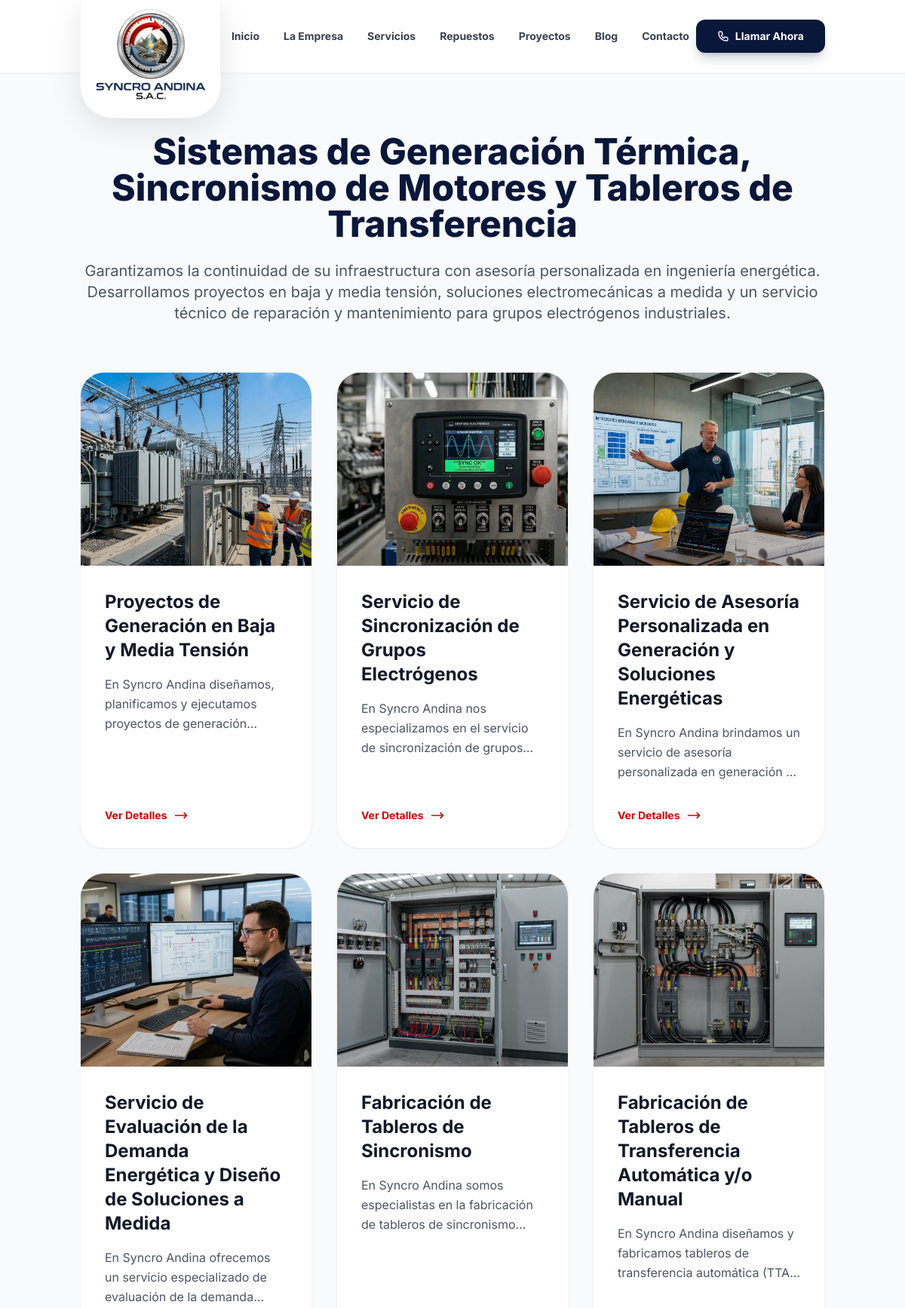
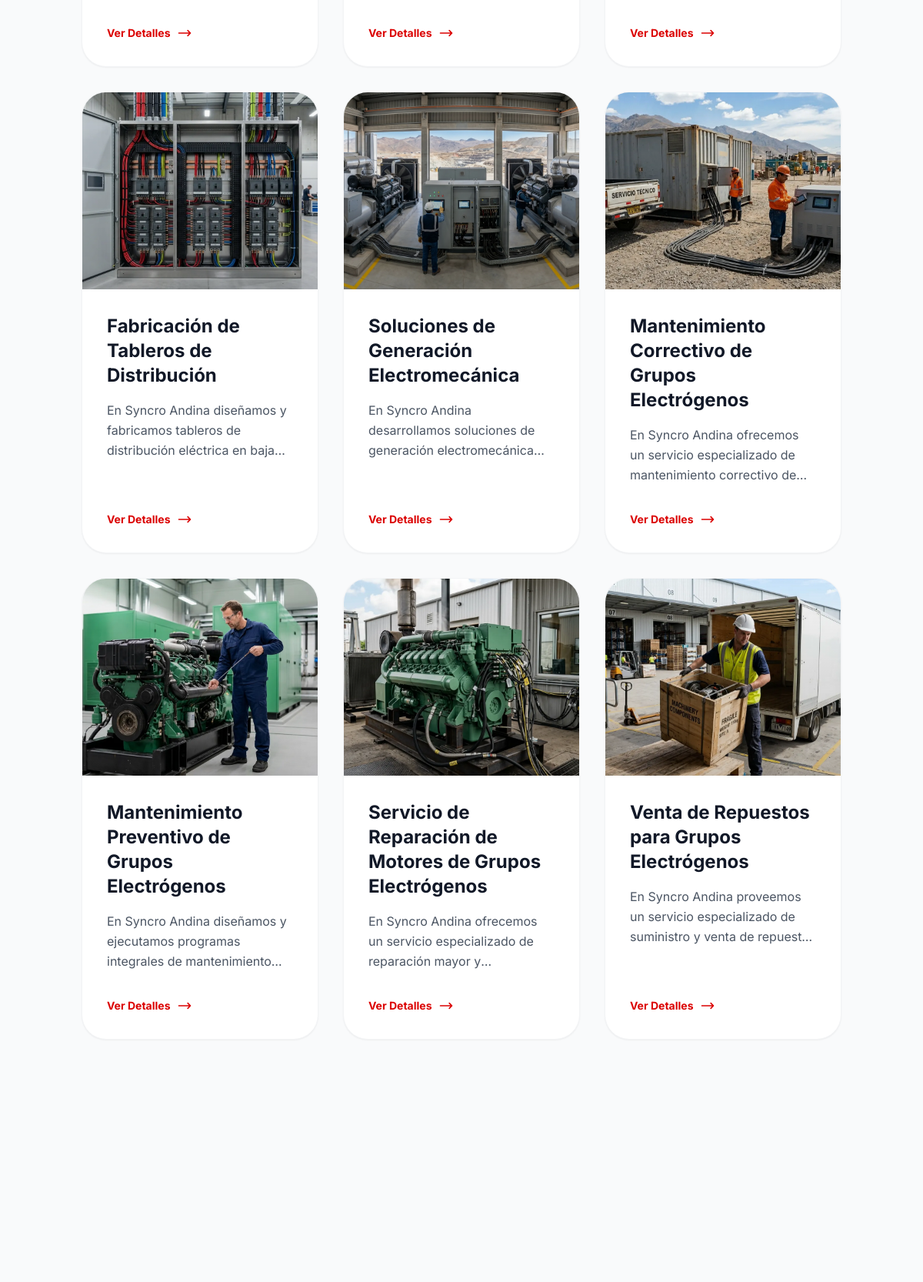
Screenshot of /servicios (upper part) with the database file from the repository (2 pictures, top to bottom).
### tables this page shows
CREATE TABLE `settings` (
  `id` int NOT NULL AUTO_INCREMENT,
  `setting_key` varchar(100) NOT NULL,
  `setting_value` text,
  `created_at` timestamp NULL DEFAULT CURRENT_TIMESTAMP,
  `updated_at` timestamp NULL DEFAULT CURRENT_TIMESTAMP ON UPDATE CURRENT_TIMESTAMP,
  PRIMARY KEY (`id`),
  UNIQUE KEY `setting_key` (`setting_key`)
);

CREATE TABLE `menu_links` (
  `id` int NOT NULL AUTO_INCREMENT,
  `title` varchar(100) NOT NULL,
  `url` varchar(255) NOT NULL,
  `order_index` int DEFAULT '0',
  `is_active` tinyint(1) DEFAULT '1',
  `created_at` timestamp NULL DEFAULT CURRENT_TIMESTAMP,
  `updated_at` timestamp NULL DEFAULT CURRENT_TIMESTAMP ON UPDATE CURRENT_TIMESTAMP,
  `parent_id` int DEFAULT NULL,
  PRIMARY KEY (`id`),
  KEY `fk_menu_parent` (`parent_id`),
  CONSTRAINT `fk_menu_parent` FOREIGN KEY (`parent_id`) REFERENCES `menu_links` (`id`) ON DELETE CASCADE
);

CREATE TABLE `services_pages` (
  `id` int NOT NULL AUTO_INCREMENT,
  `template_id` int DEFAULT NULL,
  `title` varchar(255) NOT NULL,
  `slug` varchar(255) NOT NULL,
  `content` text,
  `icon` varchar(100) DEFAULT NULL,
  `image` varchar(255) DEFAULT NULL,
  `image_alt` varchar(255) DEFAULT NULL,
  `is_active` tinyint(1) DEFAULT '1',
  `created_at` timestamp NULL DEFAULT CURRENT_TIMESTAMP,
  `updated_at` timestamp NULL DEFAULT CURRENT_TIMESTAMP ON UPDATE CURRENT_TIMESTAMP,
  `deleted_at` timestamp NULL DEFAULT NULL,
  `sort_order` int DEFAULT '0',
  `heading_description` varchar(255) DEFAULT 'Descripción',
  `heading_details` varchar(255) DEFAULT 'Detalles del servicio',
  `heading_gallery` varchar(255) DEFAULT 'Trabajos Realizados',
  `heading_cta` varchar(255) DEFAULT '¿Interesado en este Servicio?',
  `cta_description` varchar(1000) DEFAULT 'Nuestro equipo de especialistas está listo para diseñar una cotización personalizada adaptada a los requerimientos de tu proyecto.',
  `seo_title` varchar(255) DEFAULT NULL,
  `seo_description` varchar(1000) DEFAULT NULL,
  `seo_keywords` varchar(1000) DEFAULT NULL,
  PRIMARY KEY (`id`),
  UNIQUE KEY `slug` (`slug`),
  KEY `template_id` (`template_id`),
  CONSTRAINT `services_pages_ibfk_1` FOREIGN KEY (`template_id`) REFERENCES `services_templates` (`id`) ON DELETE SET NULL
);

### app/Controllers/PageController.php (called while the page is built, shortened)
<?php
class PageController extends Controller {
    public function services() {
        $serviceModel = new \App\Models\Service();
        $settingModel = new \App\Models\Setting();
        $services = $serviceModel->getActive();
        $settings = $settingModel->getAll();
        return $this->view('pages/services', [
            'title' => !empty($settings['services_seo_title']) ? $settings['services_seo_title'] : 'Servicios - Syncro Andina',
            'description' => !empty($settings['services_seo_description']) ? $settings['services_seo_description'] : null,
            'keywords' => !empty($settings['services_seo_keywords']) ? $settings['services_seo_keywords'] : null,
            'services' => $services,
            'settings' => $settings
        ]);
    }
}

### core/Router.php (called while the page is built, shortened)
<?php
class Router {
    protected $routes = [
        'GET' => [],
        'POST' => []
    ];
    public function get($uri, $controller) {
        $this->routes['GET'][$uri] = $controller;
    }
    public function post($uri, $controller) {
        $this->routes['POST'][$uri] = $controller;
    }
    public function direct($uri, $requestType) {
        if (array_key_exists($uri, $this->routes[$requestType])) {
            return $this->callAction(
                ...explode('@', $this->routes[$requestType][$uri])
            );
        }
        throw new \Exception('No se definió ninguna ruta para esta URI.');
    }
    protected function callAction($controller, $action, ...$parameters) {
        $controller = new $controller;
        return $controller->$action(...$parameters);
    }
}

### public/index.php (called while the page is built, shortened)
<?php
require __DIR__ . '/../app/helpers.php';
$router = new Router();
$requestUri = parse_url($_SERVER['REQUEST_URI'], PHP_URL_PATH);
$scriptName = dirname($_SERVER['SCRIPT_NAME']);
$uri = $requestUri;
if ($scriptName !== '/' && $scriptName !== '\\') {
    $scriptName = str_replace('\\', '/', $scriptName);
    if (strpos($uri, $scriptName) === 0) {
        $uri = substr($uri, strlen($scriptName));
    }
}
$uri = trim($uri, '/');
$method = $_SERVER['REQUEST_METHOD'];
try {
    $router->direct($uri, $method);
} catch (Exception $e) {
    error_log("EXCEPCION CAPTURADA: " . $e->getMessage() . " en " . $e->getFile() . ":" . $e->getLine() . "\n" . $e->getTraceAsString());
    $controller = new \App\Controllers\PageController();
    $controller->error404("La página o dirección web solicitada no existe.");
}

### app/helpers.php (called while the page is built, shortened)
<?php
function asset($path) {
    $base = dirname($_SERVER['SCRIPT_NAME']);
    $base = ($base === '/' || $base === '\\') ? '' : $base;
    $base = str_replace('\\', '/', $base);
    $path = '/' . ltrim($path, '/');
    return $base . $path;
}
function url($path = '') {
    $base = dirname($_SERVER['SCRIPT_NAME']);
    $base = ($base === '/' || $base === '\\') ? '' : $base;
    $base = str_replace('\\', '/', $base);
    $path = '/' . ltrim($path, '/');
    return $base . $path;
}

### config/database.php (called while the page is built)
<?php
return [
    'host' => '127.0.0.1',
    'dbname' => 'syncroandina_db',
    'username' => 'root',
    'password' => 'root',
    'charset' => 'utf8mb4',
    'options' => [
        PDO::ATTR_ERRMODE => PDO::ERRMODE_EXCEPTION,
        PDO::ATTR_DEFAULT_FETCH_MODE => PDO::FETCH_ASSOC,
        PDO::ATTR_EMULATE_PREPARES => false,
    ]
];

### core/Model.php (called while the page is built, shortened)
<?php
class Model {
    public $db;
    protected $table;
    public function __construct() {
        $config = require __DIR__ . '/../config/database.php';
        try {
            $this->db = new PDO(
                "mysql:host={$config['host']};dbname={$config['dbname']};charset={$config['charset']}",
                $config['username'],
                $config['password'],
                $config['options']
            );
        } catch (PDOException $e) {
            die("Error de conexión a la base de datos: " . $e->getMessage());
        }
    }
    public function where($column, $value, $operator = '=', $order = null) {
        $sql = "SELECT * FROM {$this->table} WHERE $column $operator ?";
        if ($order) $sql .= " ORDER BY $order";
        $stmt = $this->db->prepare($sql);
        $stmt->execute([$value]);
        return $stmt->fetchAll(PDO::FETCH_ASSOC);
    }
}

### app/Models/Setting.php (called while the page is built, shortened)
<?php
class Setting extends Model {
    protected $table = 'settings';
    public function get($key, $default = null) {
        $stmt = $this->db->prepare("SELECT setting_value FROM {$this->table} WHERE setting_key = ?");
        $stmt->execute([$key]);
        $result = $stmt->fetchColumn();
        return $result !== false ? $result : $default;
    }
}

### app/Models/MenuLink.php (called while the page is built, shortened)
<?php
class MenuLink extends Model {
    protected $table = 'menu_links';
    public function getActive() {
        $stmt = $this->db->query("SELECT * FROM {$this->table} WHERE is_active = 1 ORDER BY parent_id ASC, order_index ASC");
        $results = $stmt->fetchAll(PDO::FETCH_ASSOC);
        $tree = [];
        $children = [];
        foreach($results as $row) {
            if (empty($row['parent_id'])) {
                $row['children'] = [];
                $tree[$row['id']] = $row;
            } else {
                $children[] = $row;
            }
        }
        return array_values($tree);
    }
}

### app/Models/Service.php (called while the page is built, shortened)
<?php
class Service extends Model {
    public function getActive($limit = null) {
        $order = 'sort_order ASC, id ASC';
        return $this->where('is_active', 1, '=', $order);
    }
}

### app/views/components/cards.php (the view, shortened to what this page needs)
<div class="grid grid-cols-1 md:grid-cols-2 lg:grid-cols-3 gap-8">
    <?php if(!empty($services)): ?>
        <?php foreach($services as $index => $service): ?>
        <div class="group bg-white rounded-[2rem] shadow-sm hover:shadow-2xl transition-all duration-500 border border-gray-100 overflow-hidden flex flex-col h-full animate-fade-in-up" style="animation-delay: <?= $index * 100 ?>ms;">
            <div class="relative h-64 overflow-hidden">
                <img src="<?= htmlspecialchars($service['image'] ?: asset('assets/img/service-placeholder.jpg')) ?>"
                     alt="<?= htmlspecialchars($service['image_alt'] ?: $service['title']) ?>"
                     class="w-full h-full object-cover group-hover:scale-110 transition-transform duration-700">
                <div class="absolute inset-0 bg-gradient-to-t from-black/20 to-transparent"></div>
            </div>
            <div class="p-8 flex flex-col flex-grow">
                <h2 class="text-2xl font-bold text-gray-900 mb-4 group-hover:text-primary transition-colors">
                    <?= htmlspecialchars($service['title']) ?>
                </h2>
                <p class="text-gray-600 mb-8 leading-relaxed line-clamp-3">
                    <?= htmlspecialchars(strip_tags($service['content'])) ?>
                </p>
                <div class="mt-auto">
                    <a href="/servicios/<?= $service['slug'] ?>" class="inline-flex items-center text-sm font-bold text-secondary hover:gap-3 transition-all duration-300">
                        Ver Detalles
                        <svg class="w-5 h-5 ml-2" fill="none" stroke="currentColor" viewBox="0 0 24 24"><path stroke-linecap="round" stroke-linejoin="round" stroke-width="2" d="M17 8l4 4m0 0l-4 4m4-4H3"></path></svg>
                    </a>
                </div>
            </div>
        </div>
        <?php endforeach; ?>
    <?php endif; ?>
</div>

### app/views/components/navbar.php (shortened to what this page needs)
<?php
$settingModel = new \App\Models\Setting();
$menuLinkModel = new \App\Models\MenuLink();
$logoUrl = $settingModel->get('logo_url', '/assets/images/logo.webp');
$contactPhone = $settingModel->get('contact_phone_value', '+57 300 123 4567');
$logoAlt = $settingModel->get('logo_alt', 'Syncro Andina Logo');
$menuLinks = $menuLinkModel->getActive();
?>
<nav class="bg-white/95 backdrop-blur-md shadow-sm sticky top-0 z-50 transition-all duration-300 border-b border-gray-100">
    <div class="container mx-auto px-4 py-4 flex justify-between items-center">
        <div class="relative z-50 flex items-center h-12 md:h-16">
            <div class="absolute left-0 top-[-16px]">
                <a href="<?= url() ?>" class="bg-white px-2.5 pb-3.5 pt-1.5 md:px-3 md:pb-4 md:pt-1.5 lg:px-4 lg:pb-5 lg:pt-2 rounded-b-[2rem] md:rounded-b-[2.5rem] lg:rounded-b-[2.75rem] shadow-[0_12px_40px_rgba(0,0,0,0.1)] border-x border-b border-gray-100 flex items-center justify-center transition-all duration-300 hover:scale-105 hover:shadow-[0_24px_48px_rgba(0,0,0,0.15)]">
                    <?php if(!empty($logoUrl)): ?>
                        <img src="<?= asset($logoUrl) ?>" alt="<?= htmlspecialchars($logoAlt) ?>" fetchpriority="high" class="h-28 md:h-32 lg:h-38 w-auto object-contain transition-transform">
                    <?php else: ?>
                        <div class="w-14 h-14 bg-secondary rounded-xl flex items-center justify-center">
                            <span class="text-white text-3xl font-bold">S</span>
                        </div>
                    <?php endif; ?>
                </a>
            </div>
            <div class="w-32 md:w-44 lg:w-48 h-1"></div>
        </div>
        <div class="hidden lg:flex space-x-8">
            <?php foreach($menuLinks as $link): ?>
                <?php if(!empty($link['children'])): ?>
                    <div class="relative group">
                        <a href="<?= htmlspecialchars($link['url']) ?>" class="text-sm font-bold text-gray-700 hover:text-secondary transition-colors flex items-center gap-1 py-2">
                            <?= htmlspecialchars($link['title']) ?>
                            <svg class="w-4 h-4 text-gray-400 group-hover:rotate-180 transition-transform" fill="none" stroke="currentColor" viewBox="0 0 24 24"><path stroke-linecap="round" stroke-linejoin="round" stroke-width="2" d="M19 9l-7 7-7-7"></path></svg>
                        </a>
                        <div class="absolute left-0 mt-2 w-56 rounded-2xl shadow-xl bg-white ring-1 ring-black ring-opacity-5 opacity-0 invisible group-hover:opacity-100 group-hover:visible transition-all duration-300 z-50 transform origin-top-left group-hover:translate-y-0 translate-y-4">
                            <div class="py-2 p-2" role="menu">
                                <?php foreach($link['children'] as $child): ?>
                                    <a href="<?= htmlspecialchars($child['url']) ?>" class="block px-4 py-3 text-sm text-gray-600 hover:bg-gray-50 hover:text-secondary rounded-xl transition-all" role="menuitem">
                                        <?= htmlspecialchars($child['title']) ?>
                                    </a>
                                <?php endforeach; ?>
                            </div>
                        </div>
                    </div>
                <?php else: ?>
                    <a href="<?= htmlspecialchars($link['url']) ?>" class="text-sm font-bold text-gray-700 hover:text-secondary transition-colors py-2"><?= htmlspecialchars($link['title']) ?></a>
                <?php endif; ?>
            <?php endforeach; ?>
        </div>
        <div class="hidden lg:block">
            <a href="tel:<?= htmlspecialchars($contactPhone) ?>" class="px-7 py-3 bg-primary text-white text-sm font-bold rounded-xl hover:bg-secondary transition-all shadow-lg shadow-primary/20 flex items-center gap-2 transform hover:-translate-y-0.5">
                Llamar Ahora
            </a>
        </div>
    </div>
</nav>

### public/assets/css/theme.css (style rules this page uses)
:root { --color-primary: #08173A; --color-secondary: #DB0000; --color-accent: #FF0000; --color-light-gray: #f8fafc; --color-gray: #64748b; --color-dark-gray: #1e293b; --font-h1: 'Inter', sans-serif; --font-h2: 'Inter', sans-serif; --font-h3: 'Inter', sans-serif; --font-h4: 'Inter', sans-serif; --font-h5: 'Inter', sans-serif; --font-h6: 'Inter', sans-serif; --font-body: 'Inter', sans-serif; }
body { font-family: var(--font-body); background-color: var(--color-light-gray); color: var(--color-dark-gray); }
h2 { font-family: var(--font-h2); }
.container { max-width: 85% !important; }

### rows the page displays
settings: setting_value (picture)
menu_links: title "Inicio"
menu_links: title "La Empresa"
menu_links: title "Servicios"
menu_links: title "Repuestos"
menu_links: title "Proyectos"
menu_links: title "Blog"
menu_links: title "Contacto"
services_pages: image (picture), title "Proyectos de Generación en Baja y Media Tensión", content "En Syncro Andina diseñamos, planificamos y ejecutamos proyectos de…"
services_pages: image (picture), title "Servicio de Sincronización de Grupos Electrógenos", content "En Syncro Andina nos especializamos en el servicio de sincronización de…"
services_pages: image (picture), title "Servicio de Asesoría Personalizada en Generación y Soluciones Energéticas", content "En Syncro Andina brindamos un servicio de asesoría personalizada en generación…"
services_pages: image (picture), title "Servicio de Evaluación de la Demanda Energética y Diseño de Soluciones a Medida", content "En Syncro Andina ofrecemos un servicio especializado de evaluación de la…"
services_pages: image (picture), title "Fabricación de Tableros de Sincronismo", content "En Syncro Andina somos especialistas en la fabricación de tableros de…"
services_pages: image (picture), title "Fabricación de Tableros de Transferencia Automática y/o Manual", content "En Syncro Andina diseñamos y fabricamos tableros de transferencia automática…"
services_pages: image (picture), title "Fabricación de Tableros de Distribución", content "En Syncro Andina diseñamos y fabricamos tableros de distribución eléctrica en…"
services_pages: image (picture), title "Soluciones de Generación Electromecánica", content "En Syncro Andina desarrollamos soluciones de generación…"
services_pages: image (picture), title "Mantenimiento Correctivo de Grupos Electrógenos", content "En Syncro Andina ofrecemos un servicio especializado de mantenimiento correctivo…"
services_pages: image (picture), title "Mantenimiento Preventivo de Grupos Electrógenos", content "En Syncro Andina diseñamos y ejecutamos programas integrales de…"
services_pages: image (picture), title "Servicio de Reparación de Motores de Grupos Electrógenos", content "En Syncro Andina ofrecemos un servicio especializado de reparación mayor…"
services_pages: image (picture), title "Venta de Repuestos para Grupos Electrógenos", content "En Syncro Andina proveemos un servicio especializado de suministro y venta de…"

### other values shown
$settings['page_services_title'] "Sistemas de Generación Térmica, Sincronismo de Motores y Tableros de Transferencia"
